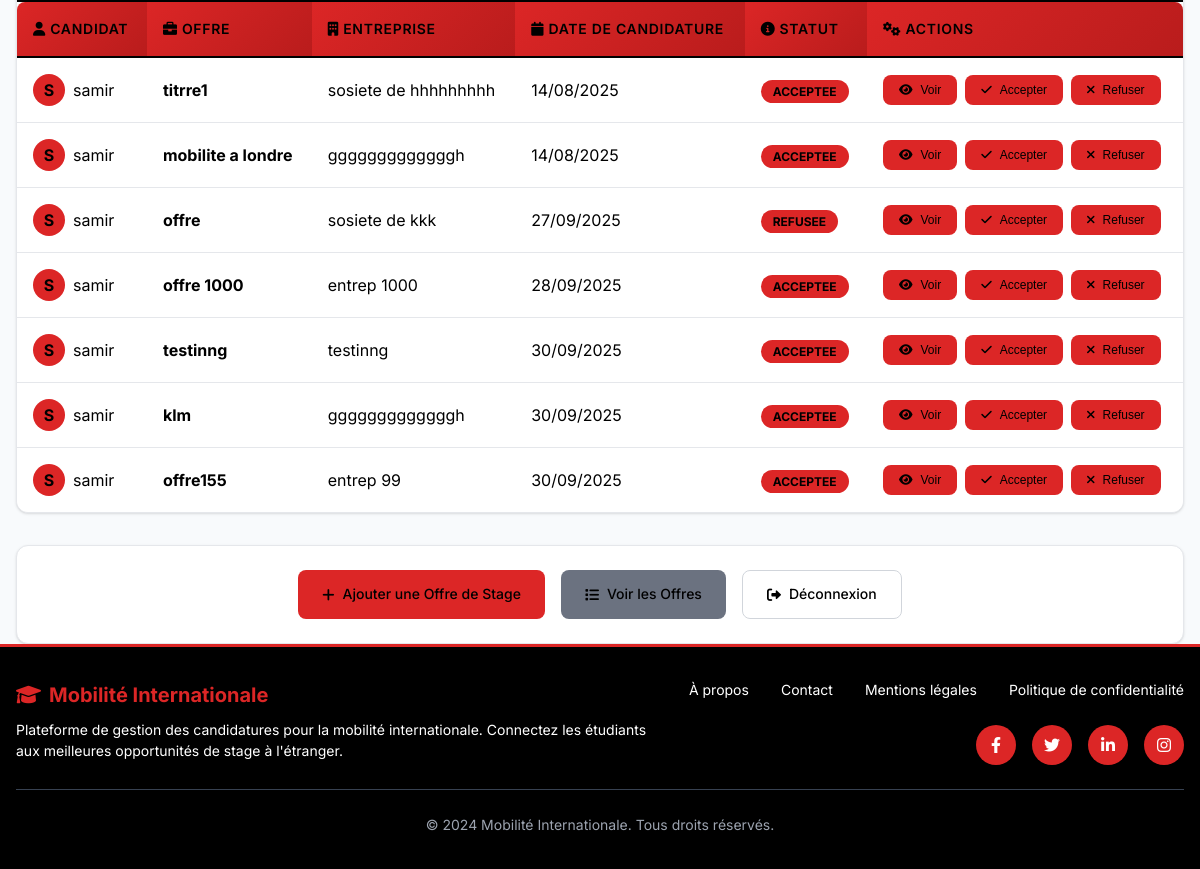
Page /admin_dashboard/ (signed in, lower part) on the earlier database version.
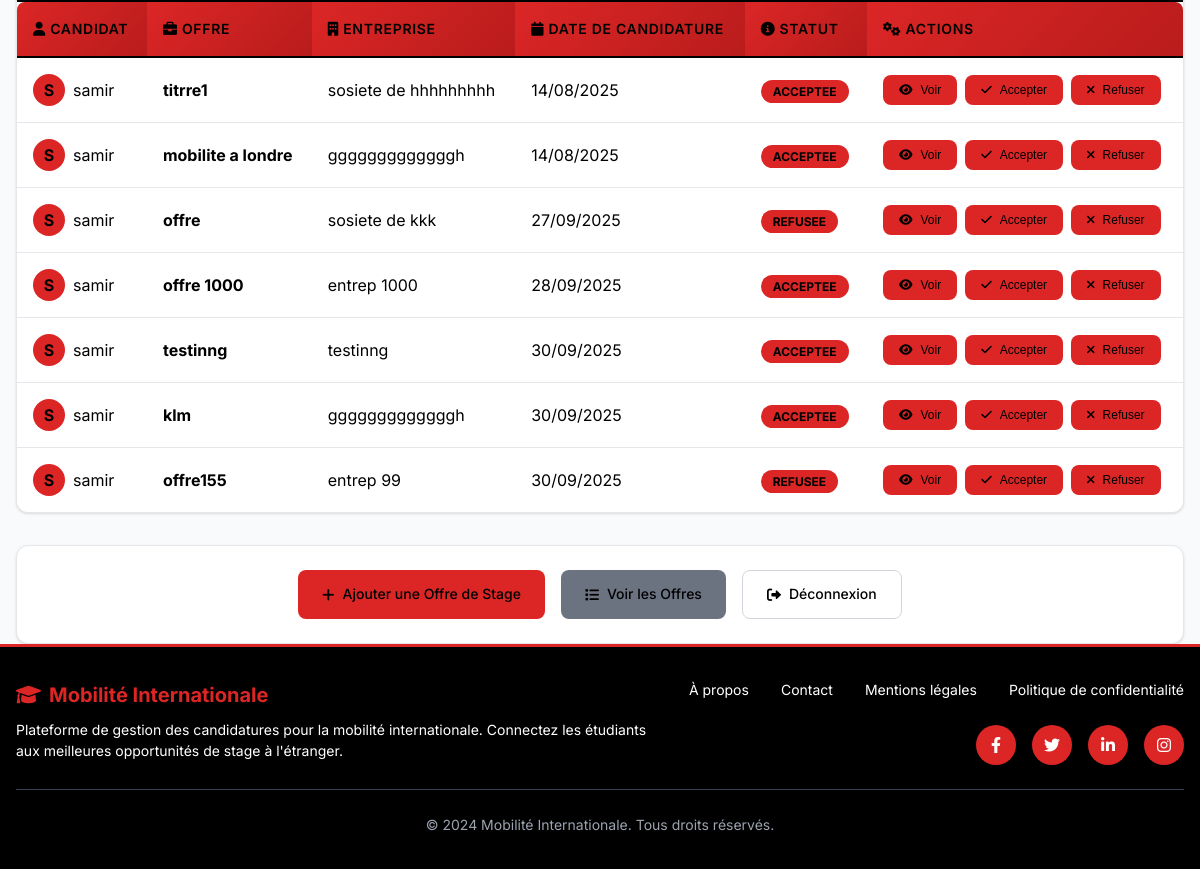
Same page on the later database version.
### condidatures/models.py (models this page shows, shortened)
class Candidature(models.Model):
    STATUT_CHOICES = [
        ('en_attente', 'En attente'),
        ('acceptee', 'Acceptée'),
        ('refusee', 'Refusée'),
    ]
    candidat = models.ForeignKey(User, on_delete=models.CASCADE)
    offre = models.ForeignKey(OffreStage, on_delete=models.CASCADE)
    date_candidature = models.DateTimeField(auto_now_add=True)
    statut = models.CharField(max_length=20, choices=STATUT_CHOICES, default='en_attente')

class OffreStage(models.Model):
    titre = models.CharField(max_length=200)
    description = models.TextField()
    entreprise = models.CharField(max_length=150)
    localisation = models.CharField(max_length=150)
    date_debut = models.DateField()
    date_fin = models.DateField()
    date_publication = models.DateTimeField(auto_now_add=True)

### condidatures/views.py (the view)
# urls.py: path('admin_dashboard/', views.admin_dashboard, name='admin_dashboard'),
def admin_dashboard(request):
    if not request.user.is_authenticated or not request.user.is_superuser:
        return redirect('admin_login')
    profiles = Profile.objects.all()
    students_data = []
    annee_scolaire = 2025
    for profile in profiles:
        activites = profile.activites if profile.activites else "Aucune activité"
        langues_list = [lang.strip() for lang in profile.langues.split(',') if lang.strip()]
        num_langues = len(langues_list)
        score_base = (profile.moyenne * 10) + (num_langues * 5)
        score_projets = profile.participation_projets * 2
        score_experience = profile.experience_internationale * 8
        niveau_anglais_scores = {
            'debutant': 2,
            'intermediaire': 5,
            'avance': 8,
            'bilingue': 10
        }
        score_anglais = niveau_anglais_scores.get(profile.niveau_anglais, 0)
        score_competences = (profile.motivation_score + profile.leadership_score +
                           profile.innovation_score + profile.adaptabilite_score) * 2
        score_engagement = profile.engagement_communautaire * 0.5
        bonus_stage = 15 if profile.stage_anterieur else 0
        score_recommandations = profile.recommandation_prof * 3
        score_portfolio = profile.portfolio_qualite * 2
        score_final = (score_base + score_projets + score_experience + score_anglais +
                      score_competences + score_engagement + bonus_stage +
                      score_recommandations + score_portfolio)
        date_calcul = profile.user.date_joined.date() if hasattr(profile.user, 'date_joined') else timezone.now().date()
        students_data.append({
            'username': profile.user.username,
            'identifiant': profile.identifiant,
            'moyenne': profile.moyenne,
            'langues': profile.langues,
            'activites': activites,
            'score_final': round(score_final, 2),
            'date_calcul': date_calcul,
            'rang': None,  # À calculer après
            'annee': annee_scolaire,
            'participation_projets': profile.participation_projets,
            'experience_internationale': profile.experience_internationale,
            'niveau_anglais': profile.get_niveau_anglais_display(),
            'motivation_score': profile.motivation_score,
            'leadership_score': profile.leadership_score,
            'innovation_score': profile.innovation_score,
            'adaptabilite_score': profile.adaptabilite_score,
            'engagement_communautaire': profile.engagement_communautaire,
            'stage_anterieur': profile.stage_anterieur,
            'recommandation_prof': profile.recommandation_prof,
            'portfolio_qualite': profile.portfolio_qualite
        })
    students_data.sort(key=lambda x: x['score_final'] or 0, reverse=True)
    for rank, student in enumerate(students_data, 1):
        student['rang'] = rank
    candidatures = Candidature.objects.select_related('candidat', 'offre')
    return render(request, 'condidatures/admin_dashboard.html', {
        'students_data': students_data,
        'annee_scolaire': annee_scolaire,
        'candidatures': candidatures
    })

### condidatures/templates/condidatures/admin_dashboard.html (shortened to what the changed rows need)
{% extends 'condidatures/base.html' %}
{% block content %}
<div class="container mt-8">
    <div class="card mb-8">
        <div class="card-body" style="padding: 0;">
            <div style="overflow-x: auto;">
                <table class="table">
                    <thead>
                        <tr>
                            <th><i class="fas fa-user"></i> Candidat</th>
                            <th><i class="fas fa-briefcase"></i> Offre</th>
                            <th><i class="fas fa-building"></i> Entreprise</th>
                            <th><i class="fas fa-calendar"></i> Date de candidature</th>
                            <th><i class="fas fa-info-circle"></i> Statut</th>
                            <th><i class="fas fa-cogs"></i> Actions</th>
                        </tr>
                    </thead>
                    <tbody>
                        {% for candidature in candidatures %}
                        <tr>
                            <td>
                                <div style="display: flex; align-items: center; gap: 0.5rem;">
                                    <div style="width: 32px; height: 32px; background: var(--success-color); border-radius: 50%; display: flex; align-items: center; justify-content: center; color: white; font-weight: bold;">
                                        {{ candidature.candidat.username|first|upper }}
                                    </div>
                                    {{ candidature.candidat.username }}
                                </div>
                            </td>
                            <td><strong>{{ candidature.offre.titre }}</strong></td>
                            <td>{{ candidature.offre.entreprise }}</td>
                            <td>{{ candidature.date_candidature|date:"d/m/Y" }}</td>
                            <td>
                                <span style="background: {% if candidature.statut == 'acceptee' %}var(--success-color){% elif candidature.statut == 'refusee' %}var(--danger-color){% else %}var(--warning-color){% endif %}; color: white; padding: 0.25rem 0.75rem; border-radius: 1rem; font-size: 0.75rem; font-weight: bold; text-transform: uppercase;">
                                    {{ candidature.statut|default:"En attente" }}
                                </span>
                            </td>
                            <td>
                                <div style="display: flex; gap: 0.5rem;">
                                    <button class="btn btn-primary" style="padding: 0.5rem 1rem; font-size: 0.75rem;" onclick="voirDetails({{ candidature.id }})">
                                        <i class="fas fa-eye"></i> Voir
                                    </button>
                                    <button class="btn btn-success" style="padding: 0.5rem 1rem; font-size: 0.75rem;" onclick="changerStatut({{ candidature.id }}, 'acceptee', this)">
                                        <i class="fas fa-check"></i> Accepter
                                    </button>
                                    <button class="btn btn-danger" style="padding: 0.5rem 1rem; font-size: 0.75rem;" onclick="changerStatut({{ candidature.id }}, 'refusee', this)">
                                        <i class="fas fa-times"></i> Refuser
                                    </button>
                                </div>
                            </td>
                        </tr>
                        {% endfor %}
                    </tbody>
                </table>
            </div>
        </div>
    </div>
</div>
{% endblock %}

Differences in the rows shown:
changed Candidature "offre155": statut "ACCEPTEE" → "REFUSEE"
